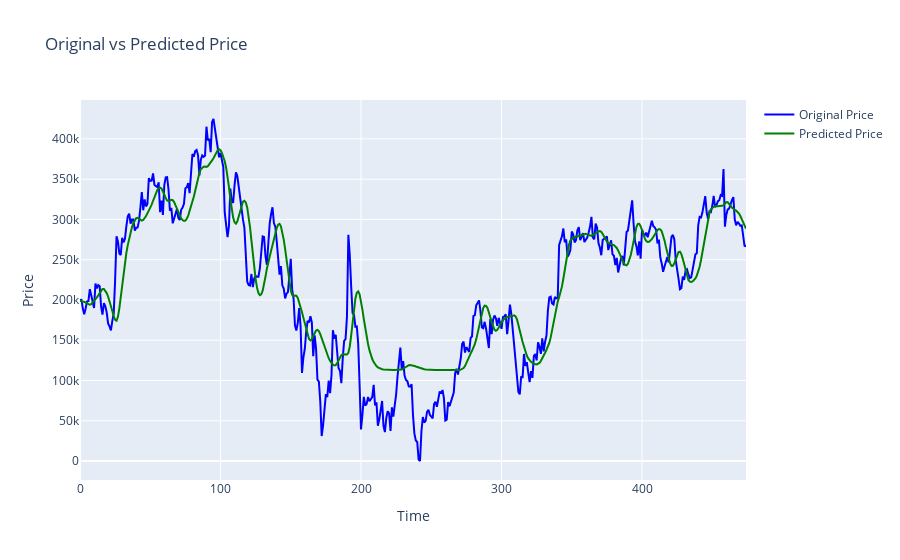

The notebook cell this image was saved under:
### Code cell
scaler_factor = 1/0.01330318
y_predict = y_predict * scaler_factor
y_test = y_test * scaler_factor

fig = go.Figure()

# Plot the original price
fig.add_trace(go.Scatter(
    x=df.index,
    y=y_test.flatten(),
    mode='lines',
    name='Original Price',
    line=dict(color='blue')
))

# Plot the predicted price
fig.add_trace(go.Scatter(
    x=df.index,
    y=y_predict.flatten(),
    mode='lines',
    name='Predicted Price',
    line=dict(color='green')
))

fig.update_layout(
    title='Original vs Predicted Price',
    xaxis_title='Time',
    yaxis_title='Price',
    showlegend=True
)

fig.show()

### Figure 1 — Plotly figure (JSON) as saved in the notebook; plotly's stock layout.template omitted (floating-point values rounded to 4 significant figures; data arrays with more than 128 entries replaced by an {"elided": "..."} marker saying what was removed)
{"data": [{"line": {"color": "blue"}, "mode": "lines", "name": "Original Price", "type": "scatter", "x": {"elided": "1582 int values"}, "y": {"elided": "475 float values"}}, {"line": {"color": "green"}, "mode": "lines", "name": "Predicted Price", "type": "scatter", "x": {"elided": "1582 int values"}, "y": {"elided": "475 float values"}}], "layout": {"showlegend": true, "title": {"text": "Original vs Predicted Price"}, "xaxis": {"title": {"text": "Time"}}, "yaxis": {"title": {"text": "Price"}}}}
